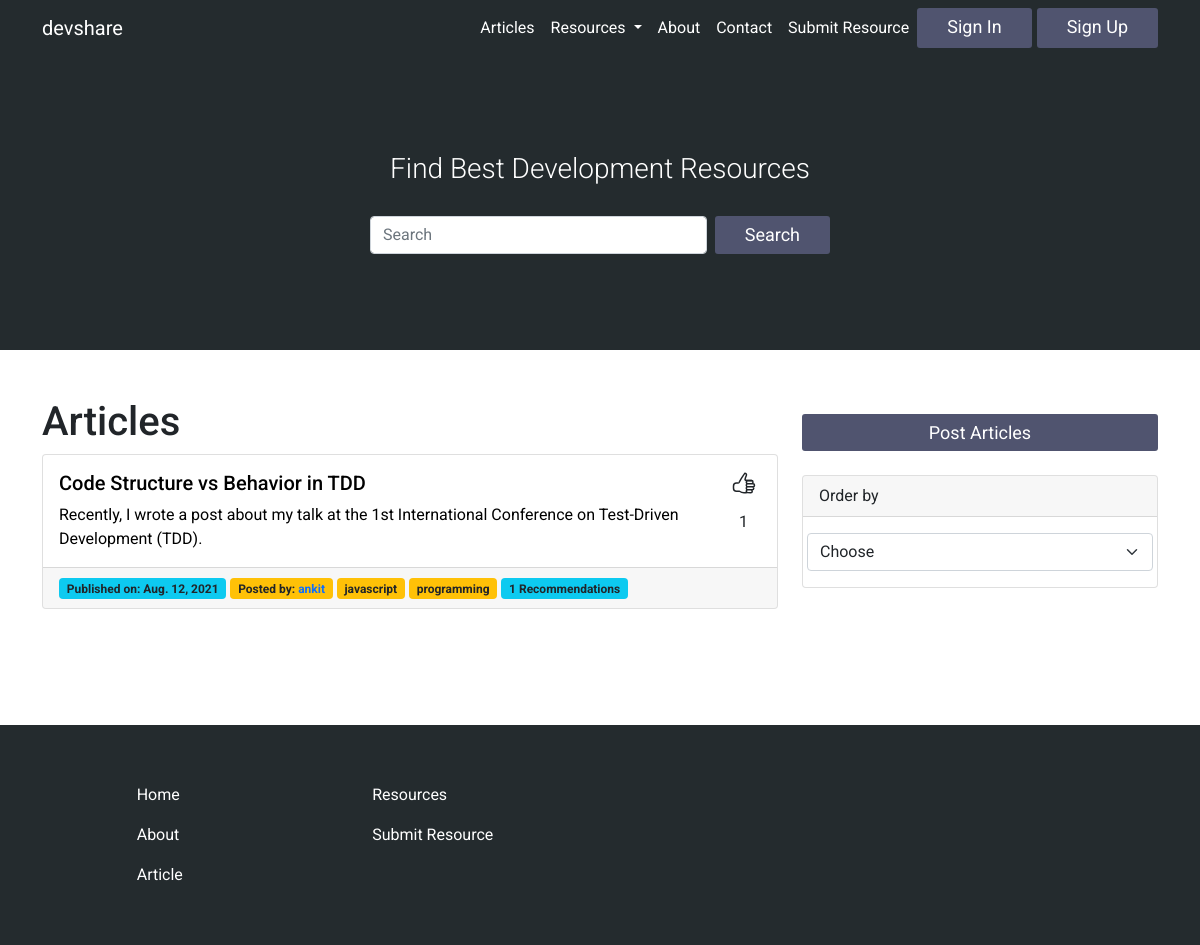
The app's page /article/ with its own data.
### resource/models.py (models this page shows, shortened)
class Article(models.Model):
    article_title =  models.CharField(max_length=500)
    article_link = models.URLField(max_length=5000, unique=True)
    article_info = models.TextField(blank=True, default="No information provided about this article")
    article_tag = TaggableManager()
    liked = models.ManyToManyField(User, blank=True, related_name='like')
    is_featured = models.BooleanField(default=False)
    article_posted_by = models.ForeignKey(User, on_delete=models.CASCADE)
    article_posted_on = models.DateTimeField(auto_now_add=True)
    def numbmer_of_likes(self):
        return self.liked.count()

### devshare/views.py (the view)
# urls.py: path('article/',views.article,name='article'),
def article(request):
    articles = Article.objects.order_by('-article_posted_on')
    common_tags = Article.objects.order_by('-article_posted_on')[:2]
    context = {
        'articles':articles,
        'common_tags':common_tags
    }
    return render(request,'resource/articles.html', context)

### resource/context_processor.py (called while the page is built)
def menu_links(request):
    category_links = Category.objects.all()
    return dict(category_links = category_links)

### resource/models.py (called while the page is built)
    def get_url(self):
         return reverse('resource_by_category', args=[self.category_name_slug])

### templates/resource/articles.html (shortened to what this page needs)
{% extends 'base.html' %}
{% load static %}
{% block content %}
    <div class="container mt-5">
        <div class="row">
            <div class="col-md-8 resources-container ">
            {% if articles %}
            <h1 class="fs-1"> {{tag | capfirst}} Articles</h1>
            {% endif %}
                <article>
                    {% for article in articles %}
                    <div class="card mb-3">
                        <div class="card-body d-flex justify-content-between">
                            <a href="{{article.article_link}}" target = "_blank" class="text-decoration-none" style="color: #000;">
                                <div class="card-content ">
                                    <h5 class="card-title" >{{article.article_title}}</h5>
                                    <p class="card-text" >{{article.article_info}}</p>
                                </div>
                            </a>
                            <div class="r-section mr-4 d-flex flex-column justify-content-start align-items-center " style="width: 40px;    ">
                                <form action="{% url 'article_like' article.id %}" method = "POST">
                                        <button type="submit" value = {{article.id}} name = "like" style="background-color: transparent; all:  unset; cursor: pointer;">
                                            {% if  request.user not in article.liked.all  %}
                                            <ion-icon name="thumbs-up-outline"></ion-icon>
                                            {% else %}
                                            <ion-icon name="thumbs-up"></ion-icon>
                                            {% endif %}
                                        </button>
                                    </form>
                                <p class="mt-2">{{article.numbmer_of_likes}}</p>
                            </div>
                        </div>
                        <div class="card-footer">
                            <span class="badge bg-info text-dark">
                                Published on: {{article.article_posted_on |date}}
                            </span>
                            <span class="badge bg-warning text-dark">Posted by: <a href="" class = "text-decoration-none">{{article.article_posted_by}}</a></span>
                            {% for tag in article.article_tag.all %}
                            <a href="{% url 'article_by_tag' tag.slug %}" class = "text-decoration-none"}>
                                <span class="badge bg-warning text-dark">{{tag}}</span>
                            </a>
                            {% endfor %}
                            <span class="badge bg-info text-dark">{{article.numbmer_of_likes}} Recommendations</span>
                        </div>
                    </div>
                    {% endfor %}
                </article>
            </div>
            <div class="col-md-4" id="post-btn">
                <div class=" mb-4">
                    <div class="d-grid  mt-3">
                        <button class="primary-btn text-center" type="button" data-bs-toggle="modal" data-bs-target="#exampleModal">Post Articles</button>
                    </div>
                </div>
                <div class="card mb-4 hide-on">
                        <div class="card-header">Order by</div>
                        <div class="card-body">
                            <div class="row">
                                <select class="form-select" aria-label="Default select example">
                                    <option selected>Choose</option>
                                </select>
                            </div>
                        </div>
                    </div>
            </div>
        </div>
    </div>
{% endblock content %}

### devshare/static/CSS/style.css (style rules this page uses)
body { font-family: "Roboto", sans-serif; }
.primary-btn { all: unset; background-color: #50546f; padding: 5px 30px; font-size: 18px; border-radius: 3px; color: #fff; }
ion-icon { font-size: 24px; pointer-events: none; }

### records on screen
Article: article_title "Code Structure vs Behavior in TDD", article_info "Recently, I wrote a post about my talk at the 1st International Conference on Test-Driven Development (TDD).", numbmer_of_likes "1", article_posted_on "Aug. 12, 2021", article_posted_by "ankit"
Tag: name "javascript"
Tag: name "programming"
